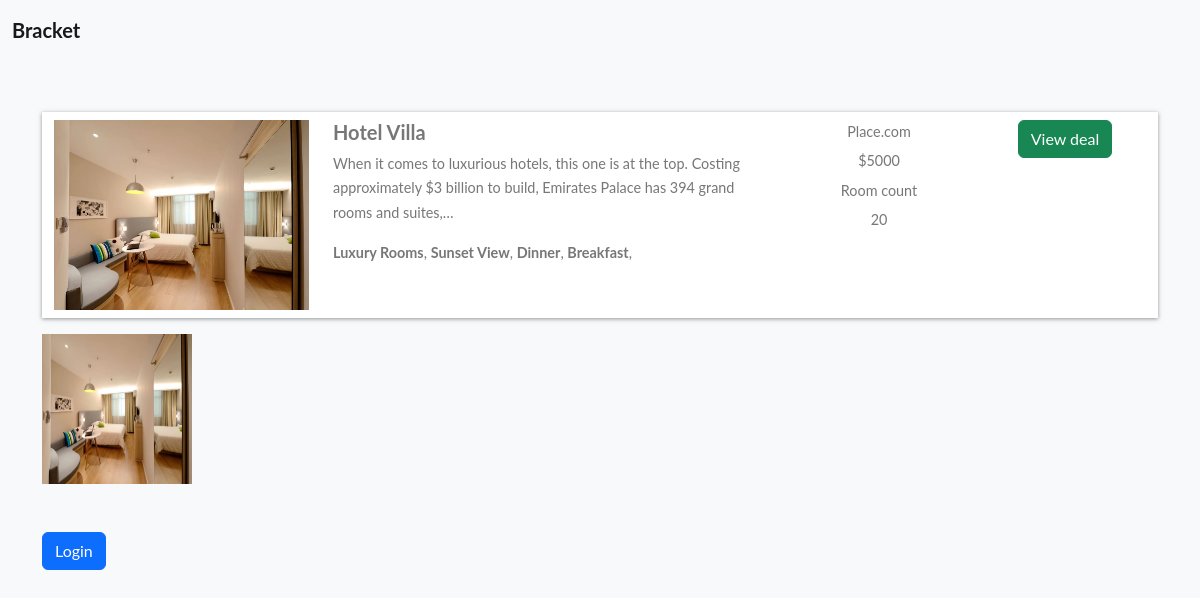
/hotel-detail/098dec3c6c0140f082e53c4e315c9b4f/, run on the app's committed database.
### home/models.py (models this page shows, shortened)
class BaseModel(models.Model):
    uid = models.UUIDField(default=uuid.uuid4   , editable=False , primary_key=True)
    created_at = models.DateField(auto_now_add=True)
    updated_at = models.DateField(auto_now_add=True)
    class Meta:
        abstract = True

class Hotel(BaseModel):
    hotel_name= models.CharField(max_length=100)
    hotel_price = models.IntegerField()
    description = models.TextField()
    amenities = models.ManyToManyField(Amenities)
    room_count = models.IntegerField(default=10)

class HotelImages(BaseModel):
    hotel= models.ForeignKey(Hotel ,related_name="images", on_delete=models.CASCADE)
    images = models.ImageField(upload_to="hotels")

class Amenities(BaseModel):
    amenity_name = models.CharField(max_length=100)

### home/views.py (the view, shortened to what this page needs)
# urls.py: path('hotel-detail/<uid>/' , hotel_detail , name="hotel_detail"),
def hotel_detail(request,uid):
    hotel_obj = Hotel.objects.get(uid = uid)
    return render(request , 'hotel_detail.html' ,{
        'hotels_obj' :hotel_obj
    })

### home/templates/hotel_detail.html
{% extends "base.html" %}
{%  block start %}
<div class="container mt-5 pt-5">
    <div class="row search-card-result">
        <div class="col-md-3">
        <a href="/hotel-detail/{{hotels_obj.uid}}">
            <img class="img-fluid" src="/media/{{hotels_obj.images.first.images}}" alt="Card image cap">
        </a></div>
        <div class="col-md-5">
            <h5>{{hotels_obj.hotel_name}}</h5>
            <p>
                {{hotels_obj.description|truncatechars:150}}
            </p>
            <p>
                {%for amenitie in hotels_obj.amenities.all %}
                <b>{{amenitie.amenity_name}}</b>,
                {% endfor %}
            </p>
        </div>
        <div class="col-md-2 border-left text-center more-offers">
            <p>Place.com</p>
            <p>${{hotels_obj.hotel_price}}</p>
            <p>Room count</p>
            <p>{{hotels_obj.room_count}}</p>
        </div>
        <div class="col-md-2 border-left text-center more-offers">
            <div class="btn btn-success">View deal </div>
        </div>
    </div>
    <div class="row">
        {% for image in hotels_obj.images.all %}
        <div class="col-md-3">
            <img src="/media/{{image.images}}" style="height: 150px ; width:150px">
        </div>
        {% endfor %}
    </div>
    {% if request.user.is_authenticated %}
    <div class="filter-card">
        <h5>Book Hotel Now</h5>
        {%include "messages.html"%}
        <form method="post">
            {% csrf_token %}
            <div class="row form-group">
                <div class="col-md-12">
                    <label for="mintopay">Check in</label>
                    <p>
                        <input type="date" name="checkin" id="checkin" class="form-control">
                    </p>
                </div>
                <div class="col-md-12">
                    <label for="maxtopay">Check out</label>
                    <p>
                        <input type="date" name="checkout" id="checkout" class="form-control">
                    </p>
                </div>
            </div>
            <div class="row form-group">
                <div class="col-md-12">
                    <input type="submit" class="btn btn-primary btn-block" value="Book">
                </div>
            </div>
        </form>
    </div>
    {% else %}
    <a href="/login/" class="btn btn-primary mt-5 ">Login</a>
    {% endif %}
</div>
{% endblock %}

### home/templates/base.html (style rules this page uses)
body { font-family: "Lato", Arial, sans-serif; font-weight: 400; font-size: 16px; line-height: 1.7; background: #fff; color: #777; }
.search-card-result { box-shadow: 0px 1px 4px rgba(41, 51, 57, 0.5); margin: 1rem 0; padding: 0.5rem 0; background-color: #fff; }
.search-card-result img { height: 190px; }
.search-card-result h5 { font-style: 1.1rem; font-weight: 700; }
.search-card-result p { font-size: 0.9rem; }
.search-card-result .more-offers p { margin-bottom: 0.3rem; }

### data on the page
Hotel: images.first.images (picture), hotel_name "Hotel Villa", description "When it comes to luxurious hotels, this one is at the top. Costing approximately $3 billion to build, Emirates Palace has 394 grand rooms and suites,…", hotel_price "5000", room_count "20"
Amenities: amenity_name "Luxury Rooms"
Amenities: amenity_name "Sunset View"
Amenities: amenity_name "Dinner"
Amenities: amenity_name "Breakfast"
HotelImages: images (picture)
